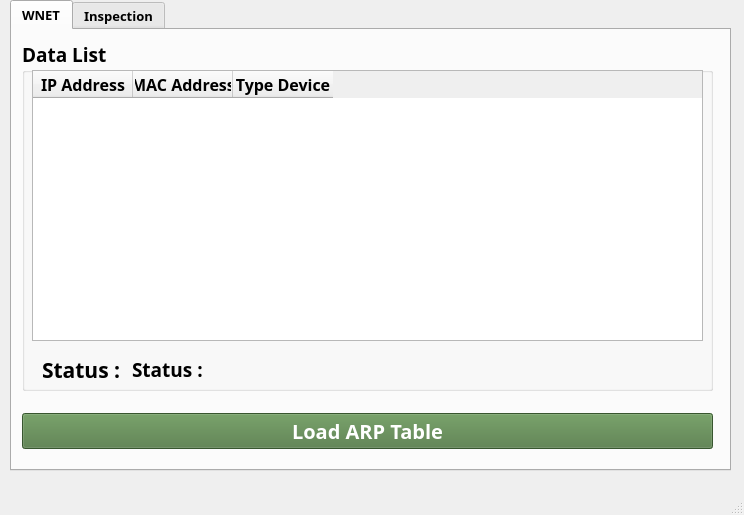
<?xml version="1.0" encoding="UTF-8"?>
<ui version="4.0">
 <class>MainWindow</class>
 <widget class="QMainWindow" name="MainWindow">
  <property name="geometry">
   <rect>
    <x>0</x>
    <y>0</y>
    <width>744</width>
    <height>515</height>
   </rect>
  </property>
  <property name="minimumSize">
   <size>
    <width>744</width>
    <height>515</height>
   </size>
  </property>
  <property name="maximumSize">
   <size>
    <width>744</width>
    <height>515</height>
   </size>
  </property>
  <property name="windowTitle">
   <string>MainWindow</string>
  </property>
  <property name="iconSize">
   <size>
    <width>153</width>
    <height>18</height>
   </size>
  </property>
  <widget class="QWidget" name="centralwidget">
   <widget class="QTabWidget" name="tabWidget">
    <property name="geometry">
     <rect>
      <x>10</x>
      <y>0</y>
      <width>721</width>
      <height>471</height>
     </rect>
    </property>
    <property name="font">
     <font>
      <family>SCG</family>
      <pointsize>10</pointsize>
      <weight>75</weight>
      <bold>true</bold>
     </font>
    </property>
    <property name="tabShape">
     <enum>QTabWidget::Rounded</enum>
    </property>
    <property name="currentIndex">
     <number>0</number>
    </property>
    <property name="tabsClosable">
     <bool>false</bool>
    </property>
    <property name="movable">
     <bool>false</bool>
    </property>
    <property name="tabBarAutoHide">
     <bool>false</bool>
    </property>
    <widget class="QWidget" name="tab_2">
     <attribute name="title">
      <string>WNET</string>
     </attribute>
     <widget class="QGroupBox" name="groupBox_4">
      <property name="geometry">
       <rect>
        <x>10</x>
        <y>10</y>
        <width>691</width>
        <height>351</height>
       </rect>
      </property>
      <property name="font">
       <font>
        <pointsize>14</pointsize>
       </font>
      </property>
      <property name="title">
       <string>Data List</string>
      </property>
      <widget class="QTableWidget" name="arp_tableWidget">
       <property name="geometry">
        <rect>
         <x>10</x>
         <y>30</y>
         <width>671</width>
         <height>271</height>
        </rect>
       </property>
       <property name="font">
        <font>
         <family>SCG</family>
         <pointsize>12</pointsize>
         <weight>75</weight>
         <bold>true</bold>
        </font>
       </property>
       <property name="horizontalScrollBarPolicy">
        <enum>Qt::ScrollBarAlwaysOff</enum>
       </property>
       <column>
        <property name="text">
         <string>IP Address</string>
        </property>
       </column>
       <column>
        <property name="text">
         <string>MAC Address</string>
        </property>
       </column>
       <column>
        <property name="text">
         <string>Type Device</string>
        </property>
       </column>
      </widget>
      <widget class="QLabel" name="label_3">
       <property name="geometry">
        <rect>
         <x>20</x>
         <y>320</y>
         <width>81</width>
         <height>19</height>
        </rect>
       </property>
       <property name="font">
        <font>
         <pointsize>16</pointsize>
         <weight>75</weight>
         <bold>true</bold>
         <stylestrategy>PreferDefault</stylestrategy>
        </font>
       </property>
       <property name="text">
        <string>Status :</string>
       </property>
      </widget>
      <widget class="QLabel" name="arp_stat_label">
       <property name="geometry">
        <rect>
         <x>110</x>
         <y>320</y>
         <width>541</width>
         <height>19</height>
        </rect>
       </property>
       <property name="font">
        <font>
         <weight>75</weight>
         <bold>true</bold>
         <stylestrategy>PreferAntialias</stylestrategy>
        </font>
       </property>
       <property name="text">
        <string>Status :</string>
       </property>
      </widget>
     </widget>
     <widget class="QWidget" name="verticalLayoutWidget">
      <property name="geometry">
       <rect>
        <x>10</x>
        <y>380</y>
        <width>691</width>
        <height>43</height>
       </rect>
      </property>
      <layout class="QVBoxLayout" name="verticalLayout_2">
       <item>
        <widget class="QPushButton" name="arp_butt">
         <property name="font">
          <font>
           <family>SCG</family>
           <pointsize>15</pointsize>
           <weight>75</weight>
           <bold>true</bold>
          </font>
         </property>
         <property name="styleSheet">
          <string notr="true">background-color : #4F7942 ; color : white;</string>
         </property>
         <property name="text">
          <string>Load ARP Table</string>
         </property>
        </widget>
       </item>
      </layout>
     </widget>
    </widget>
    <widget class="QWidget" name="tab">
     <attribute name="title">
      <string>Inspection</string>
     </attribute>
     <widget class="QLabel" name="label">
      <property name="geometry">
       <rect>
        <x>12</x>
        <y>20</y>
        <width>141</width>
        <height>16</height>
       </rect>
      </property>
      <property name="maximumSize">
       <size>
        <width>16777215</width>
        <height>16777215</height>
       </size>
      </property>
      <property name="font">
       <font>
        <family>SCG</family>
        <pointsize>12</pointsize>
        <weight>75</weight>
        <bold>true</bold>
       </font>
      </property>
      <property name="text">
       <string>Edge IP Address</string>
      </property>
     </widget>
     <widget class="QLabel" name="label_2">
      <property name="geometry">
       <rect>
        <x>270</x>
        <y>20</y>
        <width>171</width>
        <height>16</height>
       </rect>
      </property>
      <property name="maximumSize">
       <size>
        <width>16777215</width>
        <height>16777215</height>
       </size>
      </property>
      <property name="font">
       <font>
        <family>SCG</family>
        <pointsize>12</pointsize>
        <weight>75</weight>
        <bold>true</bold>
       </font>
      </property>
      <property name="text">
       <string>Password (Optional)</string>
      </property>
     </widget>
     <widget class="QLineEdit" name="edge_pass_op">
      <property name="geometry">
       <rect>
        <x>270</x>
        <y>40</y>
        <width>161</width>
        <height>31</height>
       </rect>
      </property>
      <property name="maximumSize">
       <size>
        <width>16777215</width>
        <height>16777215</height>
       </size>
      </property>
      <property name="font">
       <font>
        <family>SCG</family>
        <pointsize>12</pointsize>
       </font>
      </property>
     </widget>
     <widget class="QGroupBox" name="groupBox">
      <property name="geometry">
       <rect>
        <x>10</x>
        <y>140</y>
        <width>681</width>
        <height>301</height>
       </rect>
      </property>
      <property name="font">
       <font>
        <family>SCG</family>
        <pointsize>12</pointsize>
        <weight>75</weight>
        <bold>true</bold>
       </font>
      </property>
      <property name="title">
       <string>Results</string>
      </property>
      <widget class="QTableWidget" name="inspec_tableWidget">
       <property name="geometry">
        <rect>
         <x>10</x>
         <y>30</y>
         <width>311</width>
         <height>261</height>
        </rect>
       </property>
       <property name="font">
        <font>
         <family>SCG</family>
         <pointsize>12</pointsize>
         <weight>75</weight>
         <bold>true</bold>
        </font>
       </property>
       <row>
        <property name="text">
         <string>MAC ID</string>
        </property>
       </row>
       <row>
        <property name="text">
         <string>ThingName</string>
        </property>
       </row>
       <row>
        <property name="text">
         <string>WiFi</string>
        </property>
       </row>
       <row>
        <property name="text">
         <string>Storage</string>
        </property>
       </row>
       <row>
        <property name="text">
         <string>Docker (N)</string>
        </property>
       </row>
       <column>
        <property name="text">
         <string>Results</string>
        </property>
       </column>
      </widget>
      <widget class="QGroupBox" name="groupBox_2">
       <property name="geometry">
        <rect>
         <x>330</x>
         <y>10</y>
         <width>341</width>
         <height>281</height>
        </rect>
       </property>
       <property name="title">
        <string>Docker</string>
       </property>
       <widget class="QTextEdit" name="docker_list">
        <property name="geometry">
         <rect>
          <x>10</x>
          <y>20</y>
          <width>321</width>
          <height>251</height>
         </rect>
        </property>
        <property name="font">
         <font>
          <pointsize>12</pointsize>
         </font>
        </property>
        <property name="styleSheet">
         <string notr="true">background-color : black ; color : #7CFC00 ;</string>
        </property>
       </widget>
       <widget class="QLabel" name="label_4">
        <property name="geometry">
         <rect>
          <x>230</x>
          <y>220</y>
          <width>101</width>
          <height>41</height>
         </rect>
        </property>
        <property name="styleSheet">
         <string notr="true">image :url(:/newPrefix/ALDasddd.png)</string>
        </property>
        <property name="text">
         <string/>
        </property>
       </widget>
      </widget>
     </widget>
     <widget class="QGroupBox" name="groupBox_3">
      <property name="geometry">
       <rect>
        <x>10</x>
        <y>80</y>
        <width>411</width>
        <height>61</height>
       </rect>
      </property>
      <property name="font">
       <font>
        <family>SCG</family>
        <pointsize>12</pointsize>
        <weight>75</weight>
        <bold>true</bold>
       </font>
      </property>
      <property name="title">
       <string>Status</string>
      </property>
      <widget class="QLabel" name="ssh_stat_label">
       <property name="geometry">
        <rect>
         <x>10</x>
         <y>30</y>
         <width>391</width>
         <height>19</height>
        </rect>
       </property>
       <property name="font">
        <font>
         <weight>75</weight>
         <bold>true</bold>
        </font>
       </property>
       <property name="text">
        <string>Status :</string>
       </property>
      </widget>
     </widget>
     <widget class="QComboBox" name="edge_ip_comb">
      <property name="geometry">
       <rect>
        <x>10</x>
        <y>40</y>
        <width>250</width>
        <height>31</height>
       </rect>
      </property>
     </widget>
     <widget class="QWidget" name="horizontalLayoutWidget">
      <property name="geometry">
       <rect>
        <x>440</x>
        <y>40</y>
        <width>261</width>
        <height>31</height>
       </rect>
      </property>
      <layout class="QHBoxLayout" name="horizontalLayout">
       <item>
        <widget class="QPushButton" name="ssh_butt">
         <property name="maximumSize">
          <size>
           <width>16777215</width>
           <height>16777215</height>
          </size>
         </property>
         <property name="font">
          <font>
           <family>SCG</family>
           <pointsize>14</pointsize>
           <weight>75</weight>
           <bold>true</bold>
          </font>
         </property>
         <property name="styleSheet">
          <string notr="true"/>
         </property>
         <property name="text">
          <string>🐧</string>
         </property>
        </widget>
       </item>
       <item>
        <widget class="QPushButton" name="rst_butt">
         <property name="maximumSize">
          <size>
           <width>16777215</width>
           <height>16777215</height>
          </size>
         </property>
         <property name="font">
          <font>
           <family>SCG</family>
           <pointsize>14</pointsize>
           <weight>75</weight>
           <bold>true</bold>
          </font>
         </property>
         <property name="styleSheet">
          <string notr="true"/>
         </property>
         <property name="text">
          <string>🔄</string>
         </property>
        </widget>
       </item>
       <item>
        <widget class="QPushButton" name="shd_butt">
         <property name="maximumSize">
          <size>
           <width>16777215</width>
           <height>16777215</height>
          </size>
         </property>
         <property name="font">
          <font>
           <family>SCG</family>
           <pointsize>14</pointsize>
           <weight>75</weight>
           <bold>true</bold>
          </font>
         </property>
         <property name="styleSheet">
          <string notr="true"/>
         </property>
         <property name="text">
          <string>⭕</string>
         </property>
        </widget>
       </item>
      </layout>
     </widget>
     <widget class="QLabel" name="label_7">
      <property name="geometry">
       <rect>
        <x>620</x>
        <y>20</y>
        <width>81</width>
        <height>21</height>
       </rect>
      </property>
      <property name="font">
       <font>
        <family>SCG</family>
        <pointsize>12</pointsize>
        <weight>75</weight>
        <bold>true</bold>
       </font>
      </property>
      <property name="autoFillBackground">
       <bool>false</bool>
      </property>
      <property name="styleSheet">
       <string notr="true">text-align: center;</string>
      </property>
      <property name="text">
       <string>Shutdown</string>
      </property>
     </widget>
     <widget class="QLabel" name="label_5">
      <property name="geometry">
       <rect>
        <x>540</x>
        <y>20</y>
        <width>61</width>
        <height>21</height>
       </rect>
      </property>
      <property name="font">
       <font>
        <family>SCG</family>
        <pointsize>12</pointsize>
        <weight>75</weight>
        <bold>true</bold>
       </font>
      </property>
      <property name="autoFillBackground">
       <bool>false</bool>
      </property>
      <property name="styleSheet">
       <string notr="true">text-align: center;</string>
      </property>
      <property name="text">
       <string>Reboot</string>
      </property>
     </widget>
     <widget class="QLabel" name="label_6">
      <property name="geometry">
       <rect>
        <x>460</x>
        <y>20</y>
        <width>31</width>
        <height>21</height>
       </rect>
      </property>
      <property name="font">
       <font>
        <family>SCG</family>
        <pointsize>12</pointsize>
        <weight>75</weight>
        <bold>true</bold>
        <stylestrategy>PreferAntialias</stylestrategy>
       </font>
      </property>
      <property name="autoFillBackground">
       <bool>false</bool>
      </property>
      <property name="styleSheet">
       <string notr="true">text-align: center;</string>
      </property>
      <property name="text">
       <string>SSH</string>
      </property>
     </widget>
    </widget>
   </widget>
  </widget>
  <widget class="QMenuBar" name="menubar">
   <property name="geometry">
    <rect>
     <x>0</x>
     <y>0</y>
     <width>744</width>
     <height>18</height>
    </rect>
   </property>
  </widget>
  <widget class="QStatusBar" name="statusbar"/>
 </widget>
 <resources>
  <include location="WODE.qrc"/>
 </resources>
 <connections/>
</ui>
